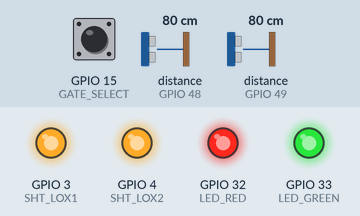
The program below on a simulated ESP32. On the bench: output pins drawn as LEDs (lit = HIGH). The inputs (shaded band) are chosen by the test bench; at power-on: GPIO 15 (GATE_SELECT) HIGH, distance to the obstacle (sensors on GPIO 48, GPIO 49) 80 cm. What the program prints to the serial monitor is not drawn.

Above: at 0.2 s.
Timing chart, 0 to 1.7 s (numbered marks = the images above):
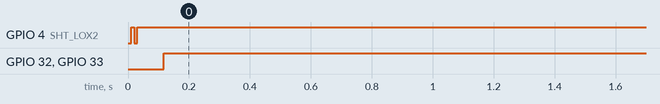

Measured:
- by itself, GPIO 32 (LED_RED), GPIO 33 (LED_GREEN): LOW → HIGH at 0.12 s

The program:

main.cpp
```cpp
#include <Arduino.h>
#include <Adafruit_VL53L0X.h>
#include <WiFi.h>
#include <esp_now.h>

// address we will assign if dual sensor is present
#define LOX1_ADDRESS 0x30
#define LOX2_ADDRESS 0x31

// set the pins to shutdown
#define SHT_LOX1 3 //25
#define SHT_LOX2 4 //26

// Set pins for LEDs
#define LED_RED 32
#define LED_GREEN 33

// Set pin for jumper selector
#define GATE_SELECT 15

// objects for the vl53l0x
Adafruit_VL53L0X lox1 = Adafruit_VL53L0X();
Adafruit_VL53L0X lox2 = Adafruit_VL53L0X();

// this holds the measurement
VL53L0X_RangingMeasurementData_t measure1;
VL53L0X_RangingMeasurementData_t measure2;

// Define state variables
int objectDetected = 0;

// Set Comms address
uint8_t broadcastAddress[] = {0xA0, 0xB7, 0x65, 0x4D, 0x2B, 0xBC};

// Define message structure
typedef struct struct_message {
  char messageType[32]; // P for Pairing, E for Event
  char gateType[32]; // S for Start, F for Finish
} struct_message;
struct_message gateMessage;

// Define gate type variable
char gType[32];

// ESP-NOW magic, dunno
esp_now_peer_info_t peerInfo;

// Callback when data is sent
void OnDataSent(const uint8_t *mac_addr, esp_now_send_status_t status) {
// Nothing for now
}

void setup() {
  Serial.begin(115200);

  // LED pin test
  pinMode(LED_GREEN, OUTPUT);
  pinMode(LED_RED, OUTPUT);

  // wait until serial port opens for native USB devices
  while (! Serial) { delay(1); }

  pinMode(SHT_LOX1, OUTPUT);
  pinMode(SHT_LOX2, OUTPUT);
  Serial.println(F("Shutdown pins inited..."));

  // all reset
  digitalWrite(SHT_LOX1, LOW);
  digitalWrite(SHT_LOX2, LOW);
  delay(10);
  Serial.println(F("Both in reset mode...(pins are low)"));

  Serial.println(F("Starting..."));

  // all unreset
  digitalWrite(SHT_LOX1, HIGH);
  digitalWrite(SHT_LOX2, HIGH);
  delay(10);

  // activating LOX1 and resetting LOX2
  digitalWrite(SHT_LOX2, LOW);

  // initing LOX1
  if(!lox1.begin(LOX1_ADDRESS)) {
    Serial.println(F("Failed to boot first VL53L0X"));
    while(1);
  }
  delay(10);

  // activating LOX2
  digitalWrite(SHT_LOX2, HIGH);
  delay(10);

  //initing LOX2
  if(!lox2.begin(LOX2_ADDRESS)) {
    Serial.println(F("Failed to boot second VL53L0X"));
    while(1);
  }

  // Set high speed measurement
  delay(10);
  lox1.configSensor(Adafruit_VL53L0X::VL53L0X_SENSE_HIGH_SPEED);
  lox2.configSensor(Adafruit_VL53L0X::VL53L0X_SENSE_HIGH_SPEED);

  // Jumper init - if pin is not grounded, reads HIGH, else reads LOW. If it's LOW, set is as the Start gate, else set it as the Finish gate
  pinMode(GATE_SELECT, INPUT_PULLUP);
  if (digitalRead(GATE_SELECT) == LOW) {
    strcpy(gType, "S");
  } else {
    strcpy(gType, "F");
  }

    // WIFI init, set device as a WiFi Station, ESP-NOW init
  WiFi.mode(WIFI_STA);
  if (esp_now_init() != ESP_OK) {
    return;
  }
  esp_now_register_send_cb(OnDataSent);

  // Register peer
  memcpy(peerInfo.peer_addr, broadcastAddress, 6);
  peerInfo.channel = 0;
  peerInfo.encrypt = false;

  // Add peer
  if (esp_now_add_peer(&peerInfo) != ESP_OK){
    return;
  }
}

void loop() {
  // Set values to send
  strcpy(gateMessage.messageType, "E");
  strcpy(gateMessage.gateType, gType);

  // Perform the measurement
  lox1.rangingTest(&measure1, false); // pass in 'true' to get debug data printout!
  lox2.rangingTest(&measure2, false); // pass in 'true' to get debug data printout!

  // Set state after lox1 measurement
  objectDetected = 0;
  if(measure1.RangeStatus != 4 && measure1.RangeMilliMeter < 1100) {
    // Serial.print(F("lox1 in range, "));
    objectDetected++;
  } else {
    // Serial.print(F("lox1 out of range, "));
  }
  // Set state after lox2 measurement
  if(measure2.RangeStatus != 4 && measure2.RangeMilliMeter < 1100) {
    // Serial.print(F("lox2 in range."));
    objectDetected++;
  } else {
    // Serial.print(F("lox2 out of range."));
  }

  if(objectDetected > 0) {
    esp_err_t result = esp_now_send(broadcastAddress, (uint8_t *) &gateMessage, sizeof(gateMessage));
  }

  Serial.println(objectDetected);
  // delay(10);

  digitalWrite(LED_RED, HIGH);
  digitalWrite(LED_GREEN, HIGH);
}
```
